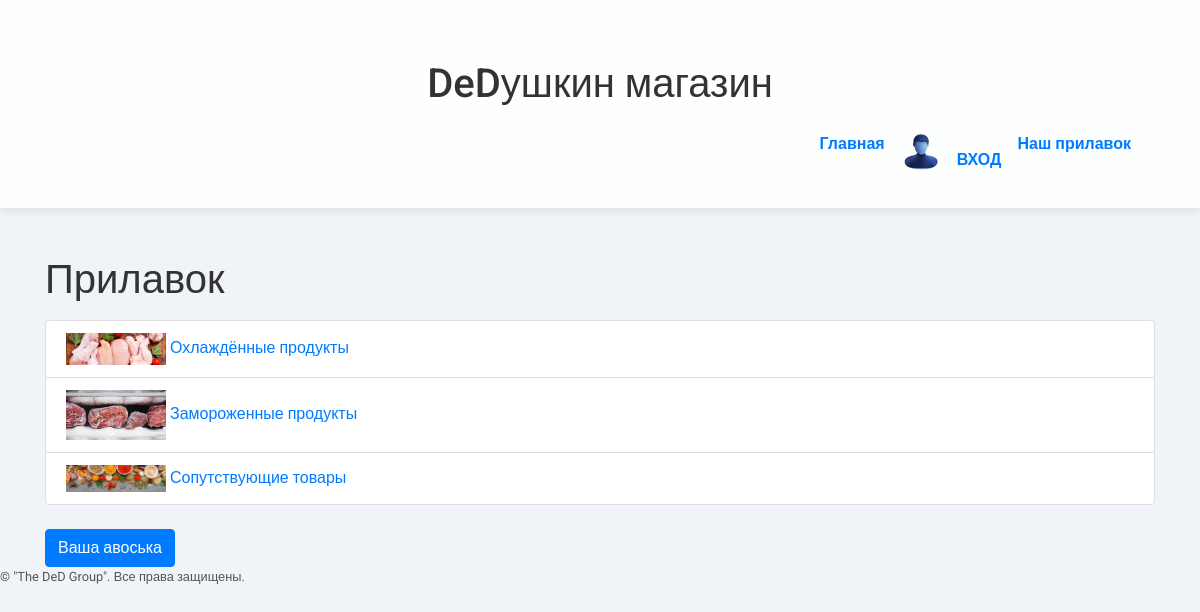
Page /categories/ on the committed database.
### new_store/models.py (models this page shows, shortened)
class Category(models.Model):
    name = models.CharField(max_length=100)
    description = models.TextField(blank=True, null=True)
    image = models.ImageField(upload_to='categories/', null=True, blank=True)  # Поле для хранения изображений

### new_store/views.py (the view)
# urls.py: path('categories/', category_list, name='category_list'),
def category_list(request):
    categories = Category.objects.all()  # Извлечение всех категорий из базы данных
    return render(request, 'new_store/category_list.html', {'categories': categories})

### templates/new_store/category_list.html (shortened to what this page needs)
{% extends 'new_store/base.html' %}
{% load static %}
{% block content %}
    <h1 class="mt-5">Прилавок</h1>
    <ul class="list-group mt-3">
        {% for category in categories %}
            <li class="list-group-item">
                <a href="{% url 'category_detail' category.pk %}">
                    <img src="{{ category.image.url }}" alt="{{ category.name }}" style="width: 100px; height: auto;">
                    {{ category.name }}
                </a>
            </li>
        {% empty %}
            <li class="list-group-item">Нет доступных категорий.</li>
        {% endfor %}
    </ul>
    <div class="d-flex justify-content-between mt-4">
        <a href="{% url 'cart_view' %}" class="btn btn-primary">Ваша авоська</a>
    </div>
{% endblock %}

### templates/new_store/base.html (style rules this page uses)
body { font-family: 'Roboto', sans-serif; background: #f0f4f8; color: #333; }

### rows in the picture
Category: image (picture), name "Охлаждённые продукты"
Category: image (picture), name "Замороженные продукты"
Category: image (picture), name "Сопутствующие товары"
